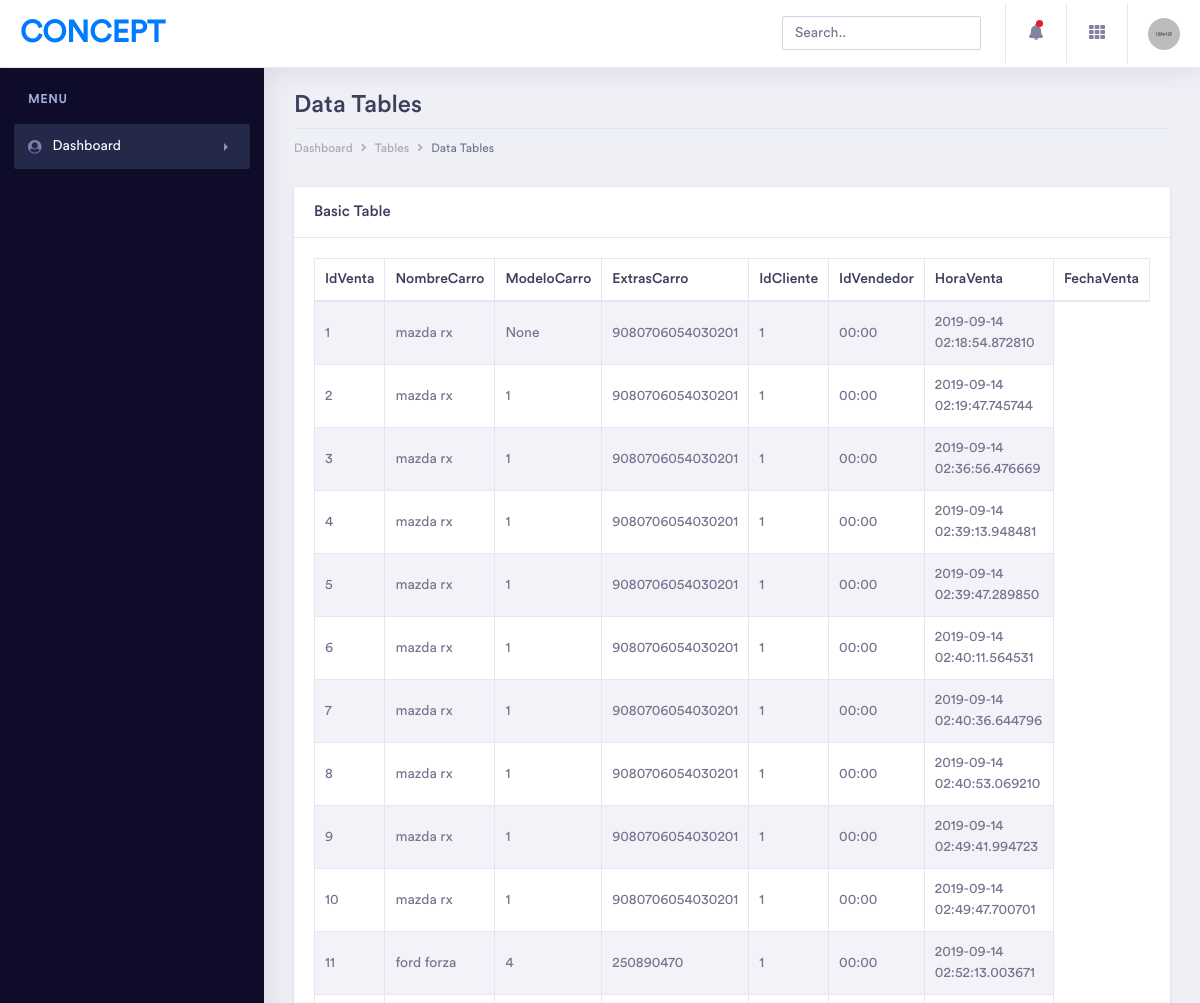
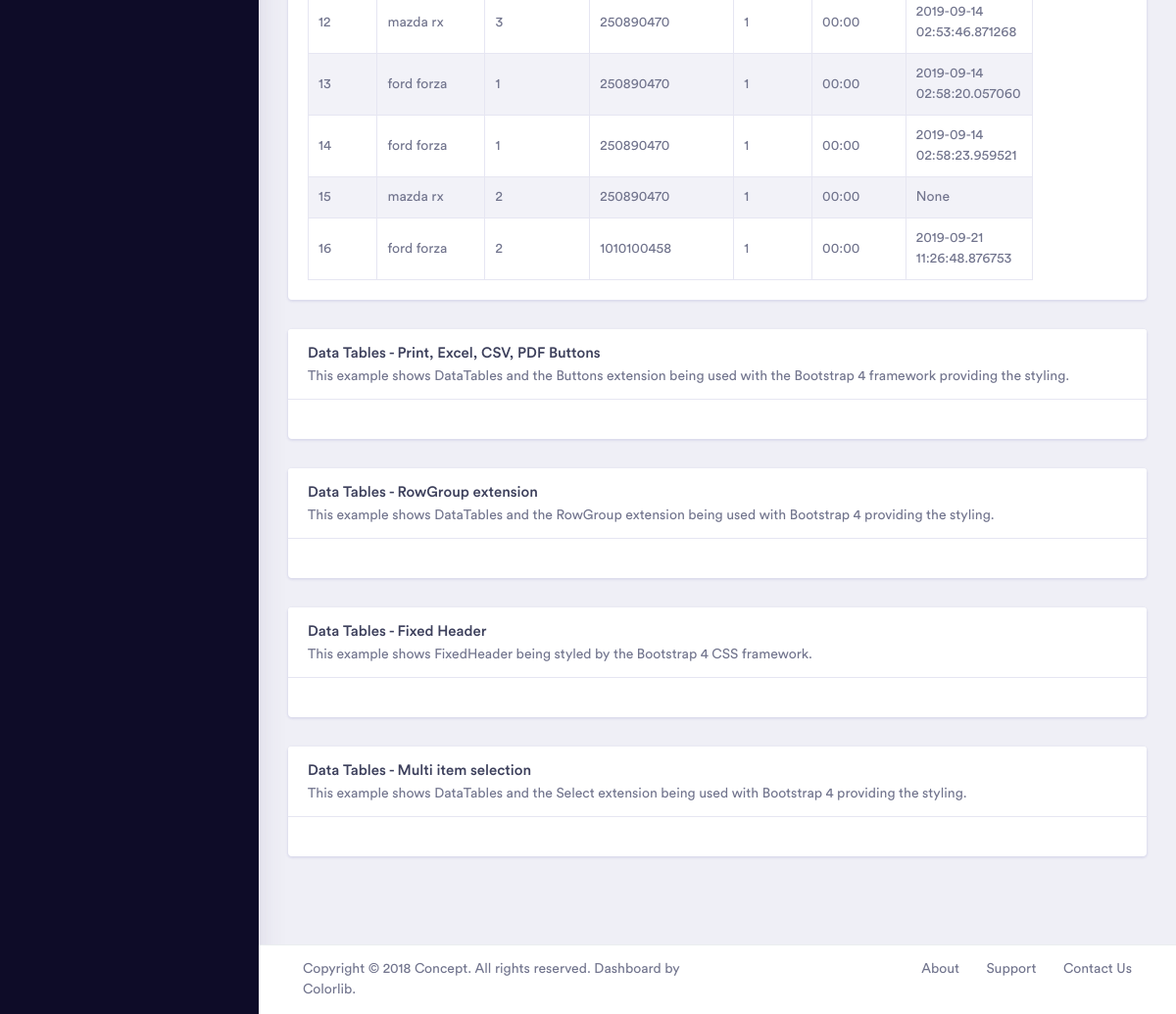
The page /obtenerListaDeVentas on the database its author committed (2 pictures, top to bottom).
### tables this page shows
CREATE TABLE ventas (Idventa INTEGER PRIMARY KEY,NombreCarro text,ModeloCarro text,ExtrasCarro text,IdCliente text,IdVendedor text,HoraVenta text,fechaVenta date);

### app/routes.py (the view)
@app.route('/obtenerListaDeVentas', methods=['GET'])
def traigamosTodasLasVentas():
    conn = sqlite3.connect("estandar_calidad.db")
    c = conn.cursor()
    c.execute("SELECT * FROM ventas")
    rows = c.fetchall()
    c.close()
    conn.close()
    return render_template('data-tablesCarros.html', title='mostrarVentas',rows=rows)

### app/templates/data-tablesCarros.html (shortened to what this page needs)
<!doctype html>
<html lang="en">
<head>
        <link rel="stylesheet" type="text/css" href="{{ url_for('static', filename='vendor/fonts/circular-std/style.css') }}">
        <link rel="stylesheet" type="text/css" href="{{ url_for('static', filename='vendor/bootstrap/css/bootstrap.min.css') }}">
        <link rel="stylesheet" type="text/css" href="{{ url_for('static', filename='libs/css/style.css') }}">
        <link rel="stylesheet" type="text/css" href="{{ url_for('static', filename='vendor/fonts/fontawesome/css/fontawesome-all.css') }}">
        <link rel="stylesheet" type="text/css" href="{{ url_for('static', filename='vendor/bootstrap-select/css/bootstrap-select.css') }}">
    </head>
<body>
    <div class="dashboard-main-wrapper">
         <div class="dashboard-header">
            <nav class="navbar navbar-expand-lg bg-white fixed-top">
                <a class="navbar-brand" href="../index.html">Concept</a>
                <div class="collapse navbar-collapse " id="navbarSupportedContent">
                    <ul class="navbar-nav ml-auto navbar-right-top">
                        <li class="nav-item">
                            <div id="custom-search" class="top-search-bar">
                                <input class="form-control" type="text" placeholder="Search..">
                            </div>
                        </li>
                        <li class="nav-item dropdown notification">
                            <a class="nav-link nav-icons" href="#" id="navbarDropdownMenuLink1" data-toggle="dropdown" aria-haspopup="true" aria-expanded="false"><i class="fas fa-fw fa-bell"></i> <span class="indicator"></span></a>
                        </li>
                        <li class="nav-item dropdown connection">
                            <a class="nav-link" href="#" id="navbarDropdown" role="button" data-toggle="dropdown" aria-haspopup="true" aria-expanded="false"> <i class="fas fa-fw fa-th"></i> </a>
                        </li>
                        <li class="nav-item dropdown nav-user">
                            <a class="nav-link nav-user-img" href="#" id="navbarDropdownMenuLink2" data-toggle="dropdown" aria-haspopup="true" aria-expanded="false"><img src="../assets/images/avatar-1.jpg" alt="" class="user-avatar-md rounded-circle"></a>
                        </li>
                    </ul>
                </div>
            </nav>
        </div>
        <div class="nav-left-sidebar sidebar-dark">
            <div class="menu-list">
                <nav class="navbar navbar-expand-lg navbar-light">
                    <div class="collapse navbar-collapse" id="navbarNav">
                        <ul class="navbar-nav flex-column">
                            <li class="nav-divider">
                                Menu
                            </li>
                            <li class="nav-item ">
                                <a class="nav-link active" href="#" data-toggle="collapse" aria-expanded="false" data-target="#submenu-1" aria-controls="submenu-1"><i class="fa fa-fw fa-user-circle"></i>Dashboard <span class="badge badge-success">6</span></a>
                            </li>
                        </ul>
                    </div>
                </nav>
            </div>
        </div>
        <div class="dashboard-wrapper">
            <div class="container-fluid  dashboard-content">
                <div class="row">
                    <div class="col-xl-12 col-lg-12 col-md-12 col-sm-12 col-12">
                        <div class="page-header">
                            <h2 class="pageheader-title">Data Tables</h2>
                            <div class="page-breadcrumb">
                                <nav aria-label="breadcrumb">
                                    <ol class="breadcrumb">
                                        <li class="breadcrumb-item"><a href="#" class="breadcrumb-link">Dashboard</a></li>
                                        <li class="breadcrumb-item"><a href="#" class="breadcrumb-link">Tables</a></li>
                                        <li class="breadcrumb-item active" aria-current="page">Data Tables</li>
                                    </ol>
                                </nav>
                            </div>
                        </div>
                    </div>
                </div>
                <div class="row">
                    <div class="col-xl-12 col-lg-12 col-md-12 col-sm-12 col-12">
                        <div class="card">
                            <h5 class="card-header">Basic Table</h5>
                            <div class="card-body">
                                <div class="table-responsive">
                                    <table class="table table-striped table-bordered first">
                                        <thead>
                                            <tr>
                                                <th>IdVenta</th>
                                                <th>NombreCarro</th>
                                                <th>ModeloCarro</th>
                                                <th>ExtrasCarro</th>
                                                <th>IdCliente</th>
                                                <th>IdVendedor</th>
                                                <th>HoraVenta</th>
                                                <th>FechaVenta</th>
                                            </tr>
                                        </thead>
                                        <tbody>
                                            {% for IdVenta,NombreCarro,ModeloCarro,ExtrasCarro,IdCliente,IdVendedor,HoraVenta,FechaVenta in rows %}
                                            <tr>
                                                <td>{{ IdVenta }}</td>
                                                <td>{{ NombreCarro }}</td>
                                                <td>{{ ExtrasCarro }}</td>
                                                <td>{{ IdCliente }}</td>
                                                <td>{{ IdVendedor }}</td>
                                                <td>{{ HoraVenta }}</td>
                                                <td>{{ FechaVenta }}</td>
                                            </tr>
                                            {% endfor %}
                                        </tbody>
                                    </table>
                                </div>
                            </div>
                        </div>
                    </div>
                </div>
                <div class="row">
                    <div class="col-xl-12 col-lg-12 col-md-12 col-sm-12 col-12">
                        <div class="card">
                            <div class="card-header">
                                <h5 class="mb-0">Data Tables - Print, Excel, CSV, PDF Buttons</h5>
                                <p>This example shows DataTables and the Buttons extension being used with the Bootstrap 4 framework providing the styling.</p>
                            </div>
                            <div class="card-body">
                            </div>
                        </div>
                    </div>
                </div>
                <div class="row">
                    <div class="col-xl-12 col-lg-12 col-md-12 col-sm-12 col-12">
                        <div class="card">
                            <div class="card-header">
                                <h5 class="mb-0">Data Tables - RowGroup extension </h5>
                                <p>This example shows DataTables and the RowGroup extension being used with Bootstrap 4 providing the styling.</p>
                            </div>
                            <div class="card-body">
                            </div>
                        </div>
                    </div>
                </div>
                <div class="row">
                    <div class="col-xl-12 col-lg-12 col-md-12 col-sm-12 col-12">
                        <div class="card">
                            <div class="card-header">
                                <h5 class="mb-0">Data Tables - Fixed Header  </h5>
                                <p>This example shows FixedHeader being styled by the Bootstrap 4 CSS framework.</p>
                            </div>
                            <div class="card-body">
                            </div>
                        </div>
                    </div>
                </div>
                <div class="row">
                    <div class="col-xl-12 col-lg-12 col-md-12 col-sm-12 col-12">
                        <div class="card">
                            <div class="card-header">
                                <h5 class="mb-0">Data Tables - Multi item selection </h5>
                                <p>This example shows DataTables and the Select extension being used with Bootstrap 4 providing the styling.</p>
                            </div>
                            <div class="card-body">
                            </div>
                        </div>
                    </div>
                </div>
            </div>
            <div class="footer">
                <div class="container-fluid">
                    <div class="row">
                        <div class="col-xl-6 col-lg-6 col-md-12 col-sm-12 col-12">
                            Copyright © 2018 Concept. All rights reserved. Dashboard by <a href="https://colorlib.com/wp/">Colorlib</a>.
                        </div>
                        <div class="col-xl-6 col-lg-6 col-md-12 col-sm-12 col-12">
                            <div class="text-md-right footer-links d-none d-sm-block">
                                <a href="javascript: void(0);">About</a>
                                <a href="javascript: void(0);">Support</a>
                                <a href="javascript: void(0);">Contact Us</a>
                            </div>
                        </div>
                    </div>
                </div>
            </div>
        </div>
    </div>
</body>
</html>

### rows shown on the page
ventas: Idventa "1", NombreCarro "mazda rx", ExtrasCarro "None", IdCliente "9080706054030201", IdVendedor "1", HoraVenta "00:00", fechaVenta "2019-09-14 02:18:54.872810"
ventas: Idventa "2", NombreCarro "mazda rx", ExtrasCarro "1", IdCliente "9080706054030201", IdVendedor "1", HoraVenta "00:00", fechaVenta "2019-09-14 02:19:47.745744"
ventas: Idventa "3", NombreCarro "mazda rx", ExtrasCarro "1", IdCliente "9080706054030201", IdVendedor "1", HoraVenta "00:00", fechaVenta "2019-09-14 02:36:56.476669"
ventas: Idventa "4", NombreCarro "mazda rx", ExtrasCarro "1", IdCliente "9080706054030201", IdVendedor "1", HoraVenta "00:00", fechaVenta "2019-09-14 02:39:13.948481"
ventas: Idventa "5", NombreCarro "mazda rx", ExtrasCarro "1", IdCliente "9080706054030201", IdVendedor "1", HoraVenta "00:00", fechaVenta "2019-09-14 02:39:47.289850"
ventas: Idventa "6", NombreCarro "mazda rx", ExtrasCarro "1", IdCliente "9080706054030201", IdVendedor "1", HoraVenta "00:00", fechaVenta "2019-09-14 02:40:11.564531"
ventas: Idventa "7", NombreCarro "mazda rx", ExtrasCarro "1", IdCliente "9080706054030201", IdVendedor "1", HoraVenta "00:00", fechaVenta "2019-09-14 02:40:36.644796"
ventas: Idventa "8", NombreCarro "mazda rx", ExtrasCarro "1", IdCliente "9080706054030201", IdVendedor "1", HoraVenta "00:00", fechaVenta "2019-09-14 02:40:53.069210"
ventas: Idventa "9", NombreCarro "mazda rx", ExtrasCarro "1", IdCliente "9080706054030201", IdVendedor "1", HoraVenta "00:00", fechaVenta "2019-09-14 02:49:41.994723"
ventas: Idventa "10", NombreCarro "mazda rx", ExtrasCarro "1", IdCliente "9080706054030201", IdVendedor "1", HoraVenta "00:00", fechaVenta "2019-09-14 02:49:47.700701"
ventas: Idventa "11", NombreCarro "ford forza", ExtrasCarro "4", IdCliente "250890470", IdVendedor "1", HoraVenta "00:00", fechaVenta "2019-09-14 02:52:13.003671"
ventas: Idventa "12", NombreCarro "mazda rx", ExtrasCarro "3", IdCliente "250890470", IdVendedor "1", HoraVenta "00:00", fechaVenta "2019-09-14 02:53:46.871268"
ventas: Idventa "13", NombreCarro "ford forza", ExtrasCarro "1", IdCliente "250890470", IdVendedor "1", HoraVenta "00:00", fechaVenta "2019-09-14 02:58:20.057060"
ventas: Idventa "14", NombreCarro "ford forza", ExtrasCarro "1", IdCliente "250890470", IdVendedor "1", HoraVenta "00:00", fechaVenta "2019-09-14 02:58:23.959521"
ventas: Idventa "15", NombreCarro "mazda rx", ExtrasCarro "2", IdCliente "250890470", IdVendedor "1", HoraVenta "00:00", fechaVenta "None"
ventas: Idventa "16", NombreCarro "ford forza", ExtrasCarro "2", IdCliente "1010100458", IdVendedor "1", HoraVenta "00:00", fechaVenta "2019-09-21 11:26:48.876753"
